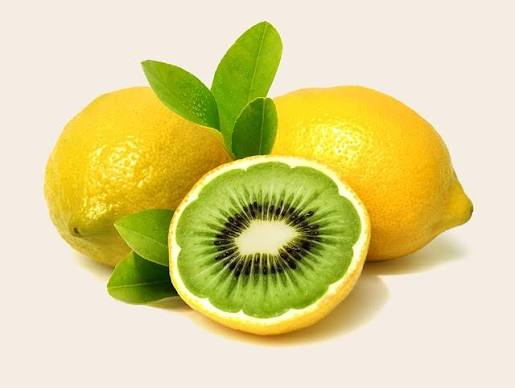
#> input picture test_image.jpg, 515 x 388 px
$ jupyter execute pembuktian_citra.ipynb
#> lines starting #> are read from the running program, lines starting #| are printed output that depends on the picture
Pembuktian Citra Digital sebagai Entitas Matematis

NAMA : FITRA CHOSY ADITYA
NIM : 22260012

Pembuktian

1. Persiapan & Membaca Gambar (Code)

[cell 1]
import cv2
import numpy as np
import matplotlib.pyplot as plt
from mpl_toolkits.mplot3d import Axes3D


image_path = 'test_image.jpg'
img = cv2.imread(image_path)
#> img is the input picture: shape (388, 515, 3); mean B, G, R 145.6, 210.3, 220
img_rgb = cv2.cvtColor(img, cv2.COLOR_BGR2RGB)
img_gray = cv2.cvtColor(img, cv2.COLOR_BGR2GRAY)
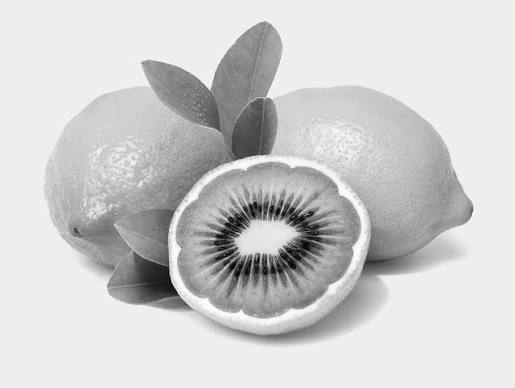
#> img_gray: shape (388, 515); min 1, max 254, mean 206

print("="*50)
print("🔍 ANALISIS MENDALAM CITRA DIGITAL")
print("="*50)

2. BUKTI LEVEL 1: FISIK FILE (HEXADECIMAL)

[cell 2]
with open(image_path, 'rb') as file:
    raw_bytes = file.read(40) # Membaca 40 byte pertama langsung dari hardisk
    hex_data = raw_bytes.hex()

print("\n[BUKTI 1: FISIK FILE DI HARDISK]")
print("Sebelum dirender layar, file gambar hanyalah susunan angka Hexadecimal/Biner:")
print(f"Isi mentah (40 karakter pertama): {hex_data[:40]}...\n")

3. BUKTI LEVEL 2: STRUKTUR DATA MATRIKS

[cell 3]
print("[BUKTI 2: BENTUK MATRIKS SAAT MASUK KE RAM]")
print(f"Dimensi (Lebar x Tinggi) : {img_rgb.shape[1]} x {img_rgb.shape[0]} piksel")
#| Dimensi (Lebar x Tinggi) : 515 x 388 piksel
print(f"Total jumlah piksel      : {img_rgb.shape[1] * img_rgb.shape[0]:,} kotak")
#| Total jumlah piksel      : 199,820 kotak
print(f"Satu piksel di koordinat ujung kiri atas berisi 3 angka (Red, Green, Blue): {img_rgb[0,0]}")
#| Satu piksel di koordinat ujung kiri atas berisi 3 angka (Red, Green, Blue): [245 236 227]

4. BUKTI LEVEL 3: ARITMATIKA (Ubah Kecerahan dengan Matematika)

[cell 4]
matrix_brighter = cv2.add(img_rgb, np.array([75.0]))
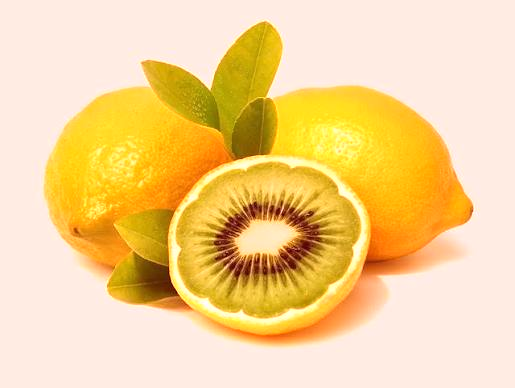
#> matrix_brighter: shape (388, 515, 3); mean R, G, B 245.3, 210.3, 145.6

5. VISUALISASI KE LAYAR

[cell 5]
print("\n[PROSES] Membuka 3 jendela grafik pembuktian visual... (Simpan gambar dan tutup jendela untuk mengakhiri)")

Visualisasi 1: Grid Matriks 2D

[cell 6]
crop_size = 8
crop_gray = img_gray[150:150+crop_size, 150:150+crop_size] # Memotong 8x8 piksel di tengah

fig1, ax1 = plt.subplots(figsize=(6, 6))
ax1.imshow(crop_gray, cmap='gray')
for i in range(crop_size):
    for j in range(crop_size):
        # Menuliskan angka intensitas (0-255) di atas setiap kotak piksel
        ax1.text(j, i, str(crop_gray[i, j]), color='red', ha='center', va='center', fontsize=9, fontweight='bold')
ax1.set_title("Bukti 2D: Setiap kotak piksel = 1 Angka Intensitas (0-255)")
ax1.axis('off')
#> Out = (-0.5, 7.5, 7.5, -0.5)
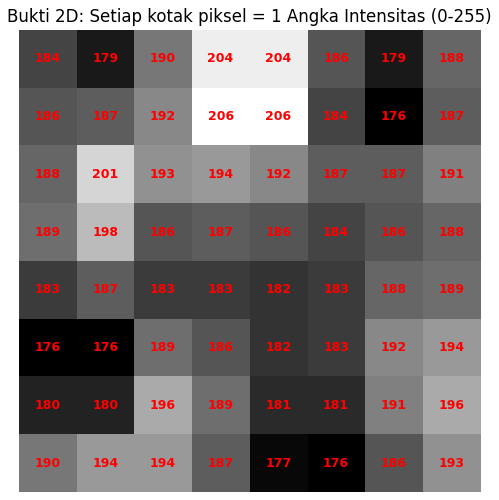
#> figure drawn by matplotlib, 1 panel

Visualisasi 2: Grafik Topografi 3D (Z-axis = Angka Intensitas)

[cell 7]
X, Y = np.meshgrid(range(crop_size), range(crop_size))
Z = crop_gray

fig2 = plt.figure(figsize=(8, 6))
ax2 = fig2.add_subplot(111, projection='3d')
surf = ax2.plot_surface(X, Y, Z, cmap='viridis', edgecolor='none')
fig2.colorbar(surf, ax=ax2, shrink=0.5, aspect=5)
ax2.set_title("Bukti 3D: Grafik Piksel (Semakin tinggi grafik = Angka makin besar/terang)")
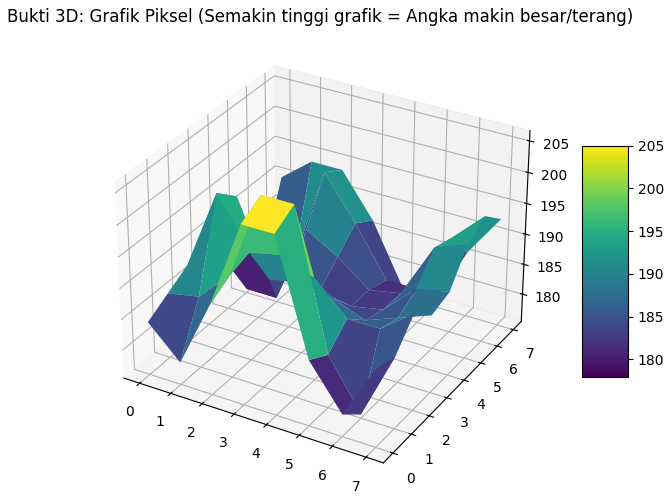
#> figure drawn by matplotlib, 2 panels

Visualisasi 3: Efek Penjumlahan Aritmatika

[cell 8]
fig3, (ax3a, ax3b) = plt.subplots(1, 2, figsize=(10, 5))
ax3a.imshow(img_rgb)
ax3a.set_title("Matriks Asli")
ax3a.axis('off')

ax3b.imshow(matrix_brighter.astype(np.uint8))
ax3b.set_title("Matriks + Angka 75 (Menjadi Terang)")
ax3b.axis('off')

$ run again, with bukti_2d.png saved as test_image.jpg
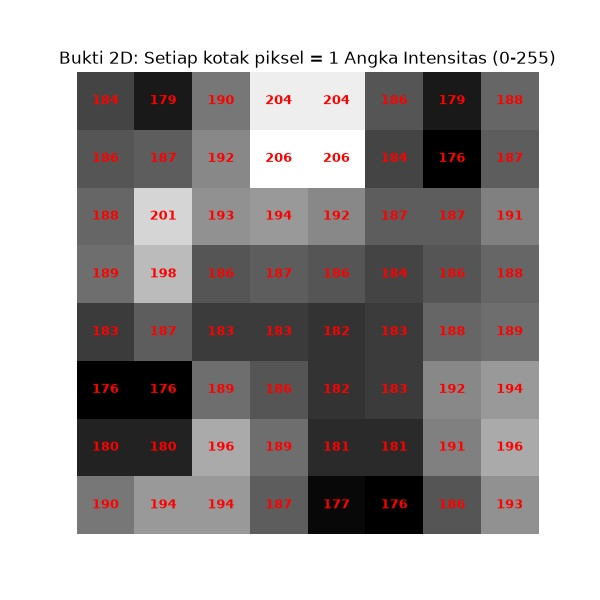
#> input picture bukti_2d.png, 600 x 600 px
#> img is the input picture: shape (600, 600, 3); mean B, G, R 160.5, 160.5, 165
#| Dimensi (Lebar x Tinggi) : 600 x 600 piksel
#| Total jumlah piksel      : 360,000 kotak
#| Satu piksel di koordinat ujung kiri atas berisi 3 angka (Red, Green, Blue): [255 255 255]
#> `matrix_brighter = cv2.add(img_rgb, np.array([75.0]))`:
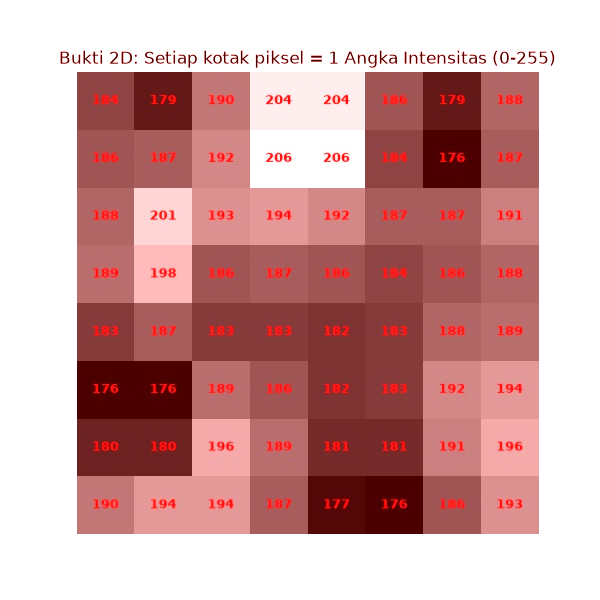
#> matrix_brighter: shape (600, 600, 3); mean R, G, B 206.9, 160.5, 160.5
#> Out = (-0.5, 7.5, 7.5, -0.5)
#> `[cell 7] X, Y = np.meshgrid(range(crop_size), range(crop_size)) Z = cr..`:
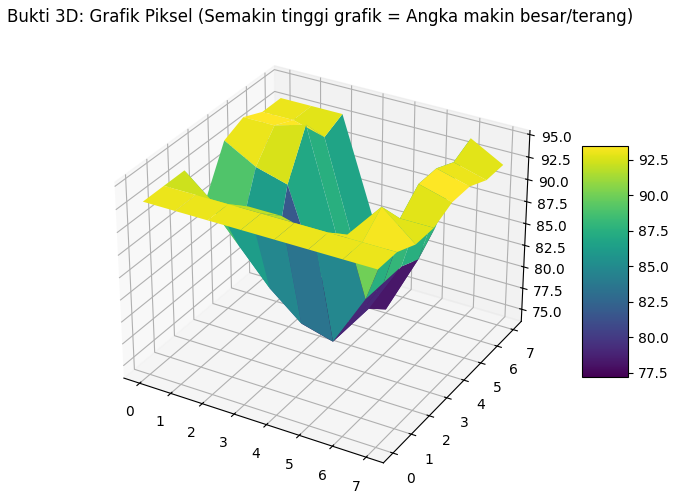
#> figure drawn by matplotlib, 2 panels

$ run again, with bukti_3d.png saved as test_image.jpg
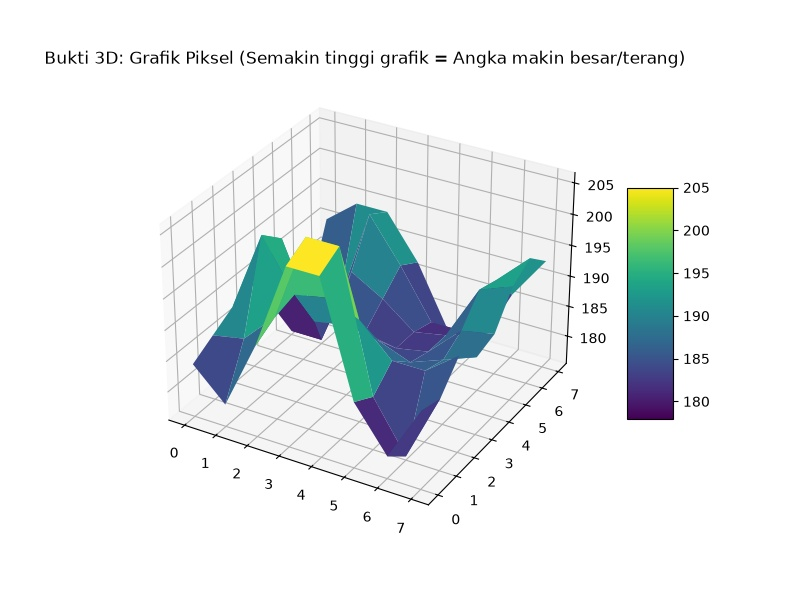
#> input picture bukti_3d.png, 800 x 600 px
#> img is the input picture: shape (600, 800, 3); mean B, G, R 237.2, 236.6, 231.1
#| Dimensi (Lebar x Tinggi) : 800 x 600 piksel
#| Total jumlah piksel      : 480,000 kotak
#| Satu piksel di koordinat ujung kiri atas berisi 3 angka (Red, Green, Blue): [255 255 255]
#> `matrix_brighter = cv2.add(img_rgb, np.array([75.0]))`:
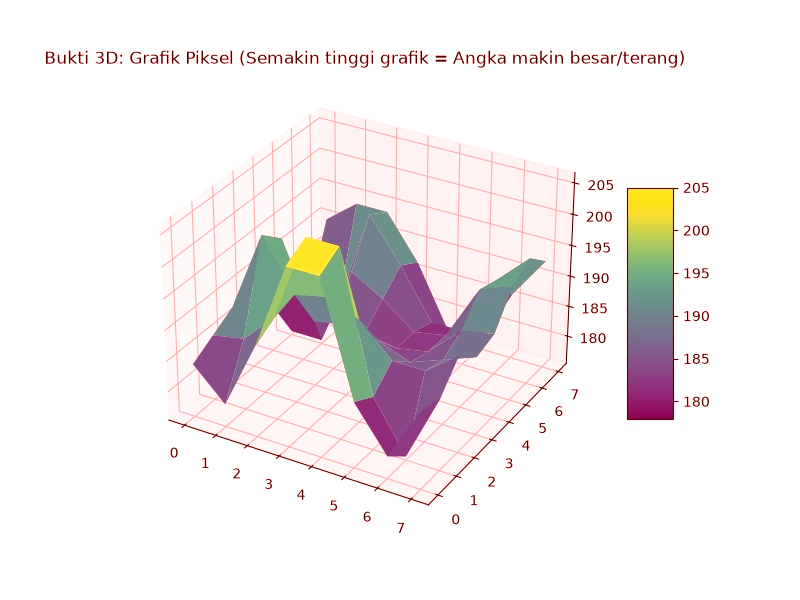
#> matrix_brighter: shape (600, 800, 3); mean R, G, B 242.3, 236.6, 237.2
#> Out = (-0.5, 7.5, 7.5, -0.5)
#> `[cell 7] X, Y = np.meshgrid(range(crop_size), range(crop_size)) Z = cr..`:
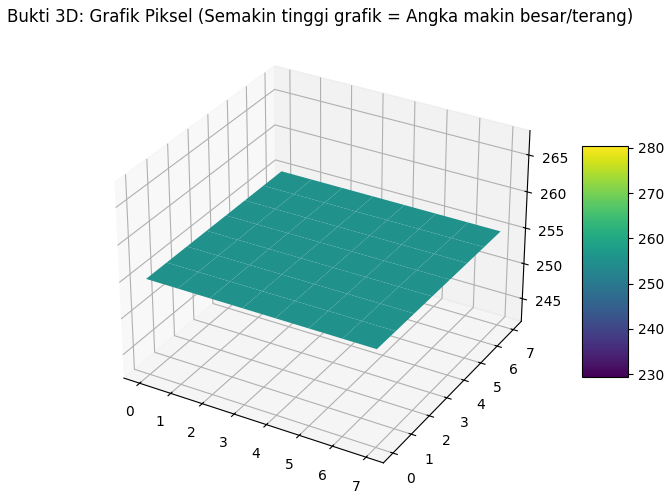
#> figure drawn by matplotlib, 2 panels

$ run again, with bukti_aritmatika.png saved as test_image.jpg
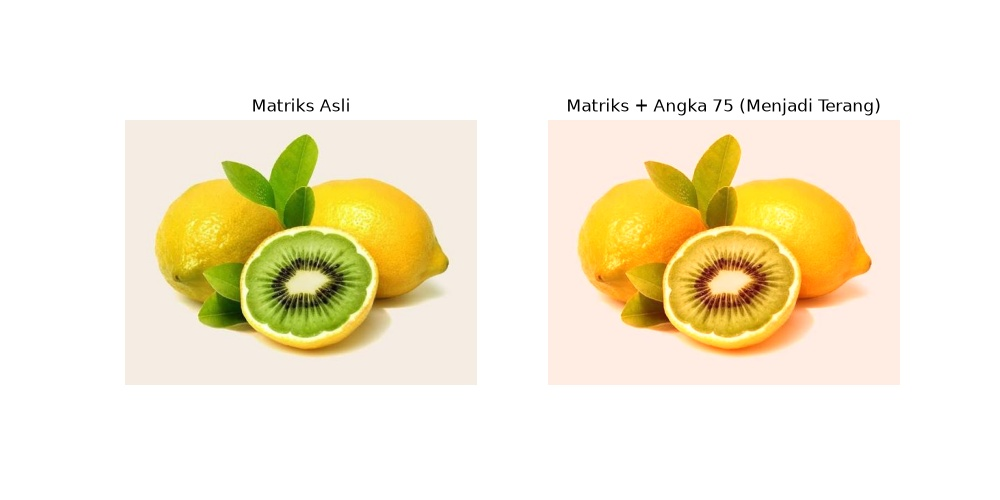
#> input picture bukti_aritmatika.png, 1000 x 500 px
#> img is the input picture: shape (500, 1000, 3); mean B, G, R 213.3, 237.6, 245.8
#| Dimensi (Lebar x Tinggi) : 1000 x 500 piksel
#| Total jumlah piksel      : 500,000 kotak
#| Satu piksel di koordinat ujung kiri atas berisi 3 angka (Red, Green, Blue): [255 255 255]
#> `matrix_brighter = cv2.add(img_rgb, np.array([75.0]))`:
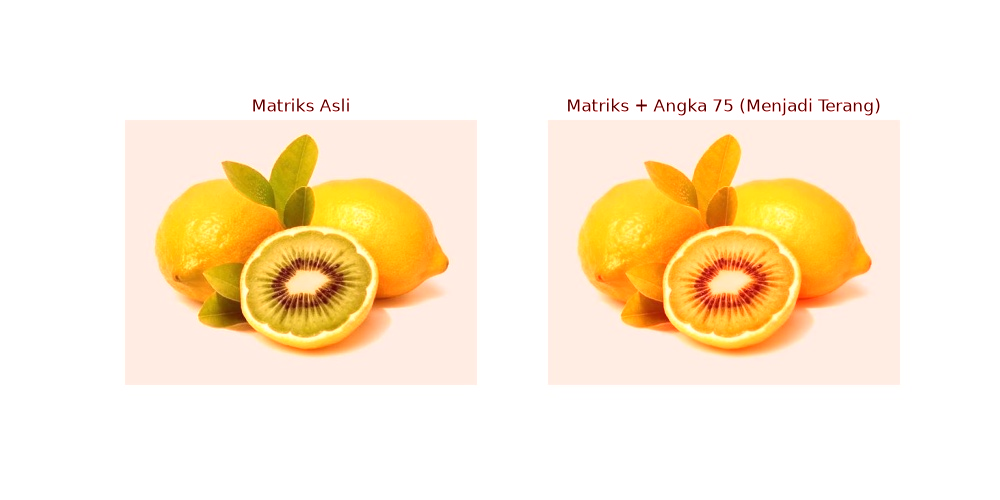
#> matrix_brighter: shape (500, 1000, 3); mean R, G, B 252.5, 237.6, 213.3
#> Out = (-0.5, 7.5, 7.5, -0.5)
#> `[cell 7] X, Y = np.meshgrid(range(crop_size), range(crop_size)) Z = cr..`:
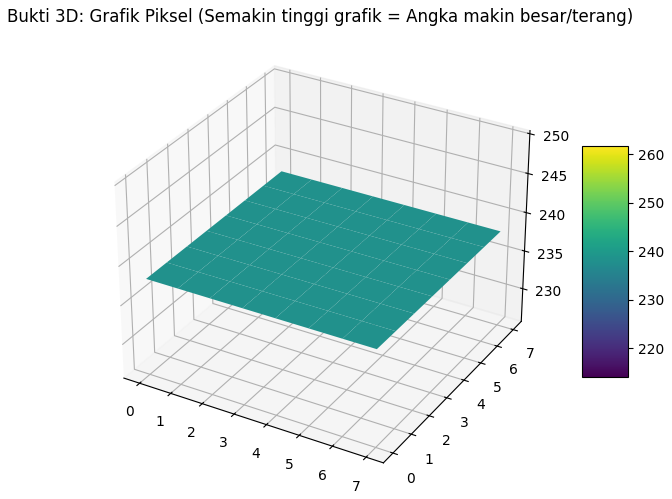
#> figure drawn by matplotlib, 2 panels
